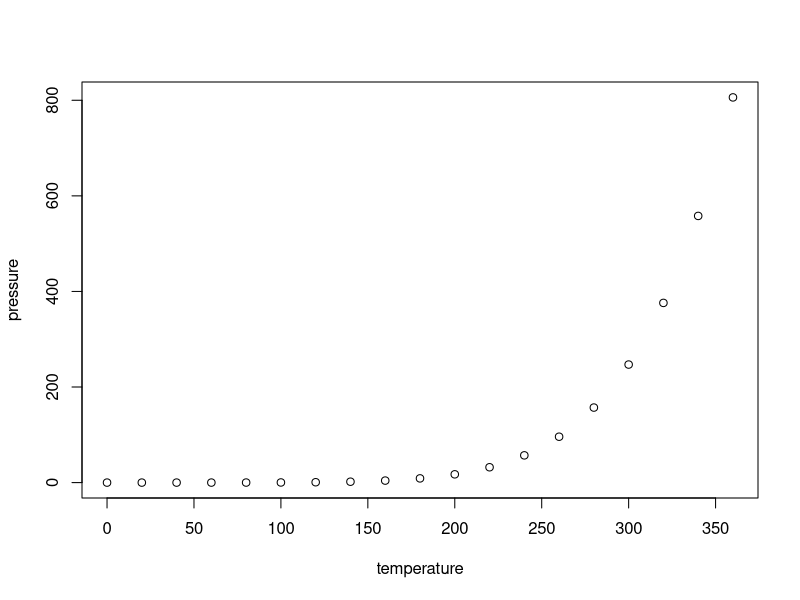
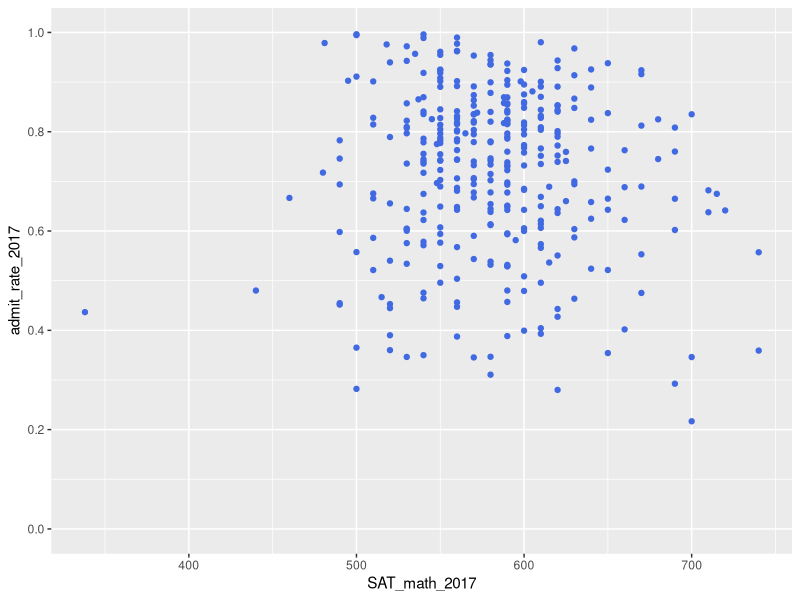
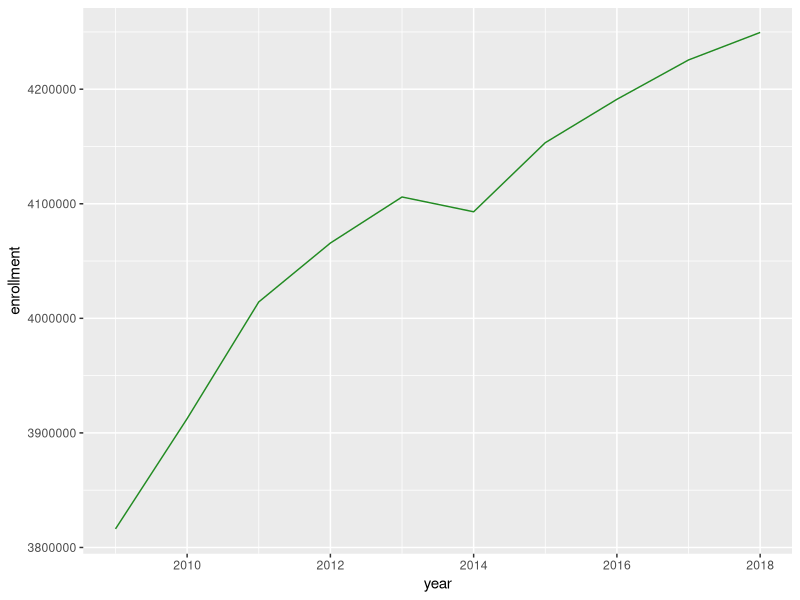

Recreate these plots in R, in order.
## ---- chunk 1
knitr::opts_chunk$set(echo = TRUE)
## ---- chunk 2
summary(cars)
## ---- chunk 3
plot(pressure)
## ---- chunk 4
library(tidyverse)
## ---- chunk 5
IPEDS <- read_csv("IPEDS_data.csv")
## ---- chunk 6
IPEDS <- IPEDS %>%
  rename(enrollment_2018 = 'Grand total (EFFY2018  Undergraduate)') %>%
  rename(enrollment_2017 = 'Grand total (EFFY2017  Undergraduate)') %>%
  rename(enrollment_2016 = 'Grand total (EFFY2016  Undergraduate)') %>%
  rename(enrollment_2015 = 'Grand total (EFFY2015  Undergraduate)') %>%
  rename(enrollment_2014 = 'Grand total (EFFY2014  Undergraduate)') %>%
  rename(enrollment_2013 = 'Grand total (EFFY2013  Undergraduate)') %>%
  rename(enrollment_2012 = 'Grand total (EFFY2012  Undergraduate)') %>%
  rename(enrollment_2011 = 'Grand total (EFFY2011  Undergraduate)') %>%
  rename(enrollment_2010 = 'Grand total (EFFY2010  Undergraduate)') %>%
  rename(enrollment_2009 = 'Grand total (EFFY2009  Undergraduate)') %>%
  rename(state_abbrev = 'State abbreviation (HD2017)') %>%
  rename(state_tuition_2017 = 'Total price for in-state students living on campus 2017-18 (DRVIC2017)') %>%
  rename(applicants_2017 = 'Applicants total (ADM2017)') %>%
  rename(admissions_2017 = 'Admissions total (ADM2017)') %>%
  rename(SAT_math_2017 = 'SAT Math 75th percentile score (ADM2017)')
## ---- chunk 7
IPEDS <- IPEDS %>%
  mutate(admit_rate_2017 = admissions_2017/applicants_2017)
## ---- chunk 8
IPEDS %>%
  ggplot() + geom_point(mapping = aes(x = SAT_math_2017, y = admit_rate_2017), color = "royalblue") +
  scale_y_continuous(lim = c(0, 1), breaks = c(0, 0.2, 0.4, 0.6, 0.8, 1))
## ---- chunk 9
year <- c(2009:2018)
enrollment <- c(sum(IPEDS$enrollment_2009, na.rm = TRUE), 
                sum(IPEDS$enrollment_2010, na.rm = TRUE),
                sum(IPEDS$enrollment_2011, na.rm = TRUE), 
                sum(IPEDS$enrollment_2012, na.rm = TRUE),
                sum(IPEDS$enrollment_2013, na.rm = TRUE),
                sum(IPEDS$enrollment_2014, na.rm = TRUE),
                sum(IPEDS$enrollment_2015, na.rm = TRUE),
                sum(IPEDS$enrollment_2016, na.rm = TRUE),
                sum(IPEDS$enrollment_2017, na.rm = TRUE),
                sum(IPEDS$enrollment_2018, na.rm = TRUE))
                 
Annual_enrollment <- data.frame(year, enrollment)
## ---- chunk 10
Annual_enrollment %>%
  ggplot() + geom_line(mapping = aes(x = year, y = enrollment), color = "forestgreen")
